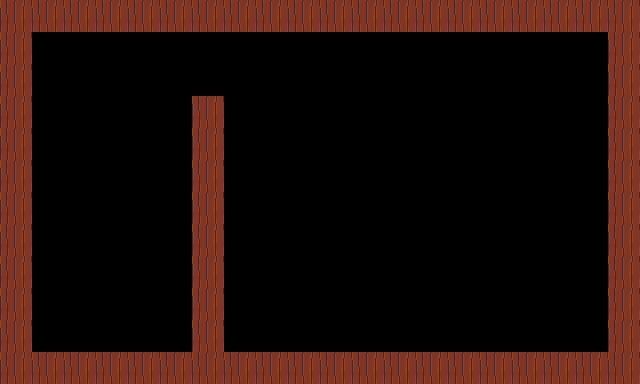

This is a level from a 2D game, rendered from its Tiled map with the project's own tilesets. A one-line summary and the complete map file follow:
An orthogonal 20x12 tile map with 32x32 px tiles, 1 tile layer (Tile Layer 1) and 7 objects (5x platform, player, zombie_1).

<map version="1.10" tiledversion="1.10.2" orientation="orthogonal" renderorder="right-down" width="20" height="12" tilewidth="32" tileheight="32" infinite="0" nextlayerid="4" nextobjectid="10">
 <tileset firstgid="1" source="dark_wood.tsx" />
 <layer id="1" name="Tile Layer 1" width="20" height="12">
  <data encoding="csv">
447,447,447,447,447,447,447,447,447,447,447,447,447,447,447,447,447,447,447,447,
447,0,0,0,0,0,0,0,0,0,0,0,0,0,0,0,0,0,0,447,
447,0,0,0,0,0,0,0,0,0,0,0,0,0,0,0,0,0,0,447,
447,0,0,0,0,0,447,0,0,0,0,0,0,0,0,0,0,0,0,447,
447,0,0,0,0,0,447,0,0,0,0,0,0,0,0,0,0,0,0,447,
447,0,0,0,0,0,447,0,0,0,0,0,0,0,0,0,0,0,0,447,
447,0,0,0,0,0,447,0,0,0,0,0,0,0,0,0,0,0,0,447,
447,0,0,0,0,0,447,0,0,0,0,0,0,0,0,0,0,0,0,447,
447,0,0,0,0,0,447,0,0,0,0,0,0,0,0,0,0,0,0,447,
447,0,0,0,0,0,447,0,0,0,0,0,0,0,0,0,0,0,0,447,
447,0,0,0,0,0,447,0,0,0,0,0,0,0,0,0,0,0,0,447,
447,447,447,447,447,447,447,447,447,447,447,447,447,447,447,447,447,447,447,447
</data>
 </layer>
 <objectgroup id="2" name="spawn_points">
  <object id="1" name="player" type="player" x="63.81" y="255.81" width="63.72" height="63.72" />
  <object id="2" name="zombie_1" type="zombie_1" x="512.5" y="256.5" width="63" height="63" />
 </objectgroup>
 <objectgroup id="3" name="collisions">
  <object id="5" name="wall" type="platform" x="191.353" y="96.2964" width="31.5833" height="255.583" />
  <object id="6" name="wall" type="platform" x="608.208" y="32.875" width="31.5833" height="318.25" />
  <object id="7" name="wall" type="platform" x="639.208" y="0.125" width="32.3333" height="637.25" rotation="90" />
  <object id="8" name="wall" type="platform" x="637.958" y="352.125" width="31.5833" height="637.25" rotation="90" />
  <object id="9" name="wall" type="platform" x="0.70835" y="33.375" width="31.5833" height="318.25" />
 </objectgroup>
</map>
